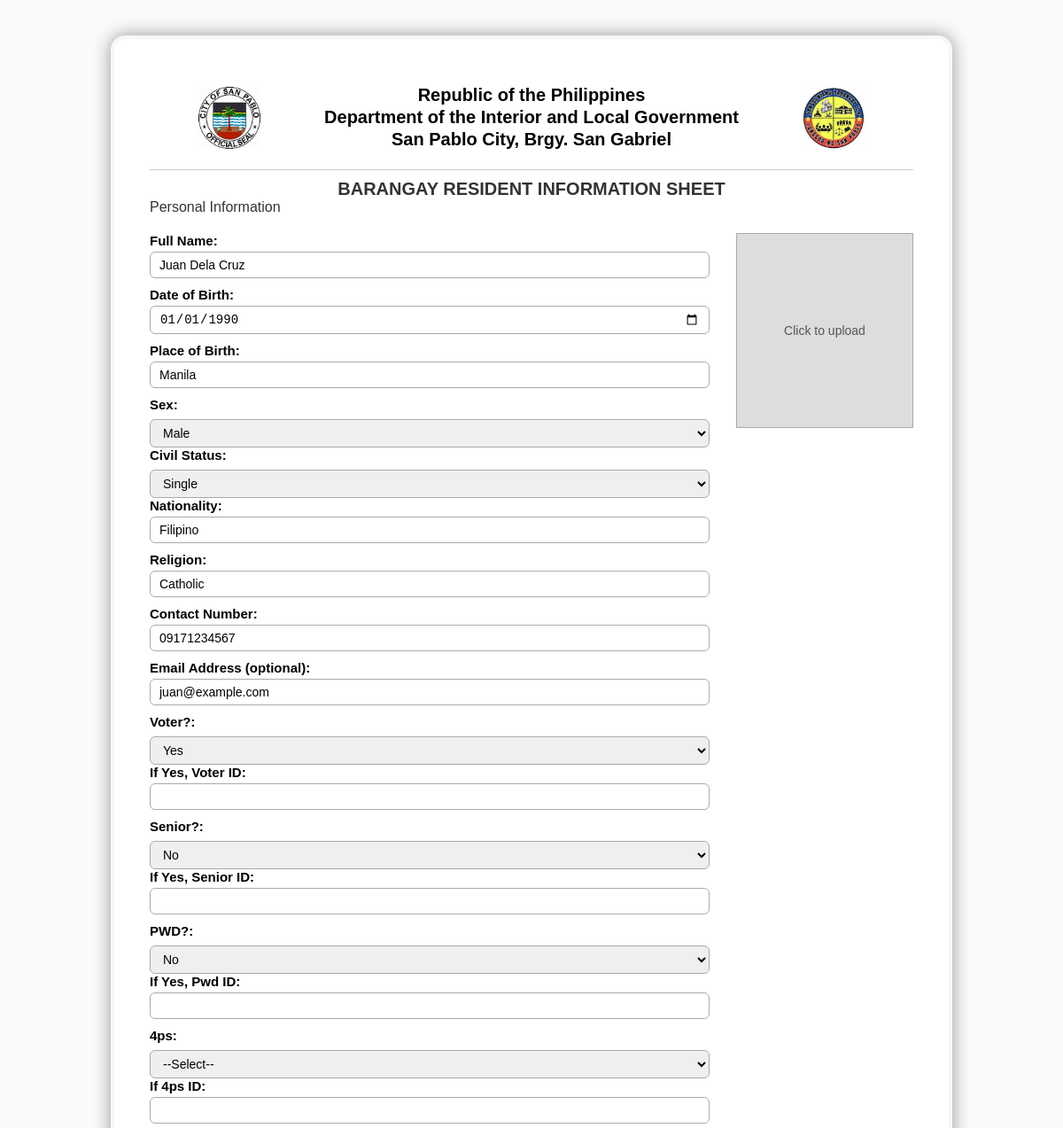
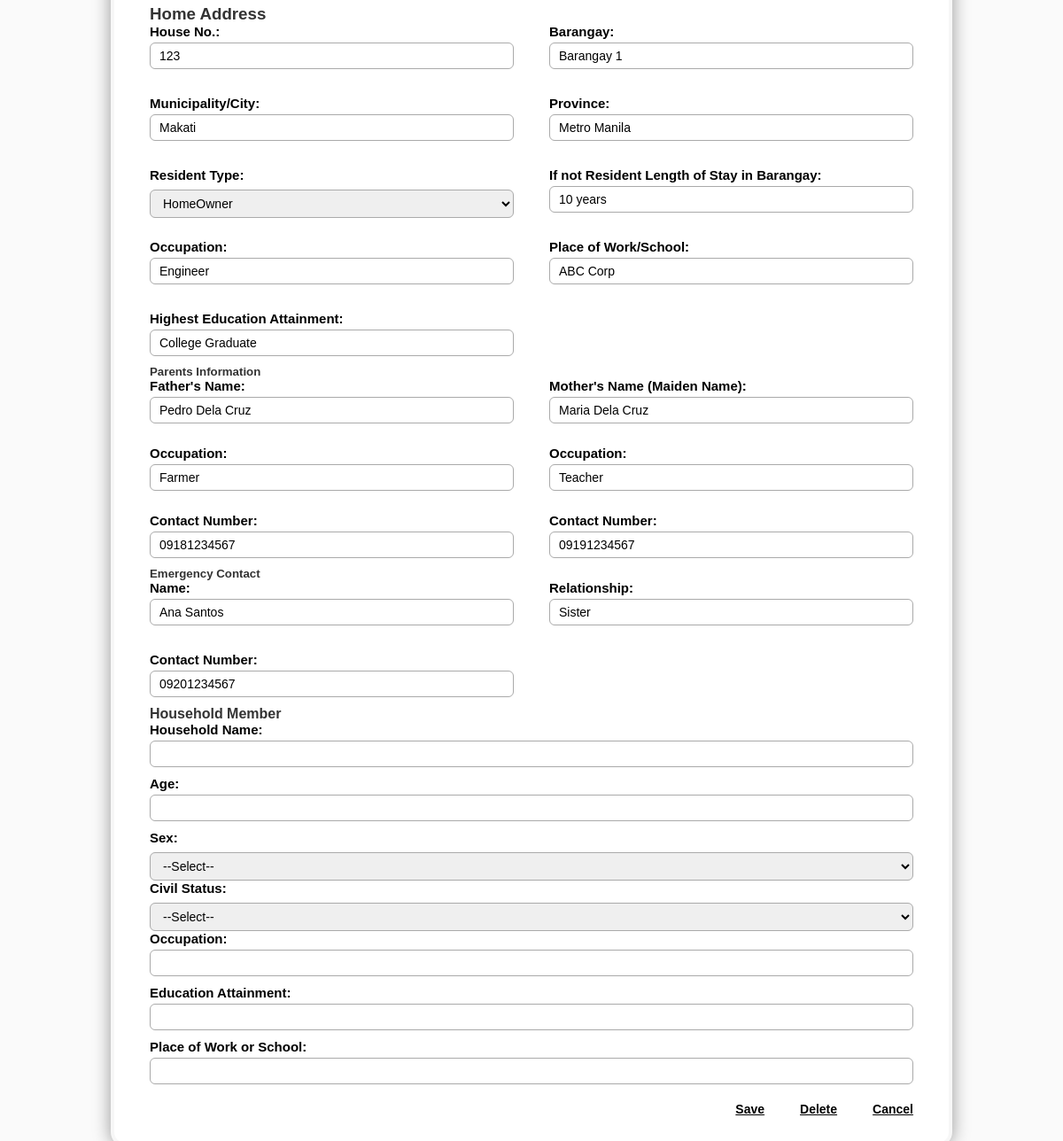
Screenshot of /personalInfo.php?id=7 with the database file from the repository (2 pictures, top to bottom).
### tables this page shows
CREATE TABLE `residents` (
  `id` int(11) NOT NULL,
  `fullname` varchar(100) DEFAULT NULL,
  `dob` date DEFAULT NULL,
  `pob` varchar(100) DEFAULT NULL,
  `sex` varchar(10) DEFAULT NULL,
  `civil_status` varchar(20) DEFAULT NULL,
  `nationality` varchar(50) DEFAULT NULL,
  `religion` varchar(50) DEFAULT NULL,
  `contact_number` varchar(15) DEFAULT NULL,
  `house_no` varchar(20) DEFAULT NULL,
  `barangay` varchar(50) DEFAULT NULL,
  `municipality` varchar(50) DEFAULT NULL,
  `province` varchar(50) DEFAULT NULL,
  `length_of_stay` varchar(50) DEFAULT NULL,
  `occupation` varchar(100) DEFAULT NULL,
  `place_of_work` varchar(100) DEFAULT NULL,
  `education` varchar(100) DEFAULT NULL,
  `father_name` varchar(100) DEFAULT NULL,
  `father_occupation` varchar(100) DEFAULT NULL,
  `father_contact` varchar(15) DEFAULT NULL,
  `mother_name` varchar(100) DEFAULT NULL,
  `mother_occupation` varchar(100) DEFAULT NULL,
  `mother_contact` varchar(15) DEFAULT NULL,
  `emergency_name` varchar(100) DEFAULT NULL,
  `emergency_relationship` varchar(50) DEFAULT NULL,
  `emergency_contact` varchar(15) DEFAULT NULL,
  `email_address` varchar(255) DEFAULT NULL,
  `voters` enum('Yes','No') DEFAULT 'No',
  `pwd` enum('Yes','No') DEFAULT 'No',
  `senior` enum('Yes','No') DEFAULT 'No',
  `household_name` varchar(100) DEFAULT NULL,
  `age_member` int(11) DEFAULT NULL,
  `sex_householdmember` enum('Male','Female','Other') DEFAULT NULL,
  `civil_status_member` varchar(50) DEFAULT NULL,
  `occupation_member` varchar(100) DEFAULT NULL,
  `education_attain` varchar(100) DEFAULT NULL,
  `place_of_work_or_school` varchar(150) DEFAULT NULL,
  `resident_type` enum('HomeOwner','Renters') NOT NULL DEFAULT 'HomeOwner',
  `four_ps` enum('Yes','No') DEFAULT NULL,
  `fourps_id` int(10) UNSIGNED DEFAULT NULL,
  `pwd_id` int(10) UNSIGNED DEFAULT NULL,
  `senior_id` int(10) UNSIGNED DEFAULT NULL,
  `voters_id` varchar(50) DEFAULT NULL,
  `last_updated` timestamp NOT NULL DEFAULT current_timestamp() ON UPDATE current_timestamp()
);

### fetch_resident.php (called while the page is built)
<?php
function getResidentById($conn, $id) {
    $stmt = $conn->prepare("SELECT * FROM residents WHERE id = ?");
    $stmt->bind_param("i", $id);
    $stmt->execute();
    $result = $stmt->get_result();
    if ($result->num_rows === 1) {
        return $result->fetch_assoc();
    }
    return [];
}
?>

### personalInfo.php (the view, shortened to what this page needs)
<?php
include 'db.conn.php';
include 'fetch_resident.php';
$is_edit_mode = false;
$resident_data = [];
if (isset($_GET['id']) && !empty($_GET['id'])) {
    $is_edit_mode = true;
    $id = $_GET['id'];
    $resident_data = getResidentById($conn, $id);
}
?>
<!DOCTYPE html>
<html lang="en">
<head>
    <link rel="stylesheet" href="style.css">
</head>
<body class="brgy-body">
    <div class="brgy-container">
        <header class="brgy-header">
            <div class="brgy-header-left">
                <img src="spc.jpg" alt="Spc logo" class="brgy-logo">
            </div>
            <div class="brgy-header-center">
                <p>Republic of the Philippines</p>
                <p>Department of the Interior and Local Government</p>
                <p>San Pablo City, Brgy. San Gabriel</p>
            </div>
            <div class="brgy-header-right">
                <img src="brgy2F.jpg" alt="Barangay Logo" class="brgy-logo">
            </div>
        </header>
        <h2 class="brgy-form-title">BARANGAY RESIDENT INFORMATION SHEET</h2>
        <p class="subtitle">Personal Information</p>
        <form action="personalInfo_process.php" method="post">
            <section class="brgy-section brgy-personal-info">
                <div class="brgy-profile-image-placeholder" onclick="document.getElementById('profileUpload').click();">
                    <span>Click to upload</span>
                </div>
                <div class="brgy-info-grid">
                    <p><strong>Full Name:</strong>
                        <input type="text" name="fullname" value="<?= htmlspecialchars($resident_data['fullname'] ?? '') ?>" required>
                    </p>
                    <p><strong>Date of Birth:</strong>
                        <input type="date" name="dob" value="<?= htmlspecialchars($resident_data['dob'] ?? '') ?>" required>
                    </p>
                    <p><strong>Place of Birth:</strong>
                        <input type="text" name="pob" value="<?= htmlspecialchars($resident_data['pob'] ?? '') ?>" required>
                    </p>
                    <p><strong>Sex:</strong>
                        <select name="sex" required>
                            <option value="Male" <?= ($resident_data['sex'] ?? '') === 'Male' ? 'selected' : '' ?>>Male</option>
                        </select>
                    </p>
                    <p><strong>Civil Status:</strong>
                        <select name="civil_status" required>
                            <option value="Single" <?= ($resident_data['civil_status'] ?? '') === 'Single' ? 'selected' : '' ?>>Single</option>
                        </select>
                    </p>
                    <p><strong>Nationality:</strong>
                        <input type="text" name="nationality" value="<?= htmlspecialchars($resident_data['nationality'] ?? '') ?>" required>
                    </p>
                    <p><strong>Religion:</strong>
                        <input type="text" name="religion" value="<?= htmlspecialchars($resident_data['religion'] ?? '') ?>" required>
                    </p>
                    <p><strong>Contact Number:</strong>
                        <input type="text" name="contact_number" value="<?= htmlspecialchars($resident_data['contact_number'] ?? '') ?>" required>
                    </p>
                    <p><strong>Email Address (optional):</strong>
                        <input type="email" name="email_address" value="<?= htmlspecialchars($resident_data['email_address'] ?? '') ?>">
                    </p>
<p><strong>Voter?:</strong>
    <select name="voters" required>
        <option value="Yes" <?= ($resident_data['voters'] ?? '') === 'Yes' ? 'selected' : '' ?>>Yes</option>
    </select>
</p>
            <p><strong>If Yes, Voter ID:</strong>
                    <input type="text" name="voters_id" value="<?= htmlspecialchars($resident_data['voters_id'] ?? '') ?>">
            </p>
<p><strong>Senior?:</strong>
    <select name="senior" required>
        <option value="No" <?= ($resident_data['senior'] ?? '') === 'No' ? 'selected' : '' ?>>No</option>
    </select>
</p>
            <p><strong>If Yes, Senior ID:</strong>
                    <input type="text" name="senior_id" value="<?= htmlspecialchars($resident_data['senior_id'] ?? '') ?>">
            </p>
<p><strong>PWD?:</strong>
    <select name="pwd" required>
        <option value="No" <?= ($resident_data['pwd'] ?? '') === 'No' ? 'selected' : '' ?>>No</option>
    </select>
</p>
            <p><strong>If  Yes, Pwd  ID:</strong>
                    <input type="text" name="pwd_id" value="<?= htmlspecialchars($resident_data['pwd_id'] ?? '') ?>">
            </p>
            <p><strong>4ps:</strong>
                    <select name="four_ps" required>
                    <option value="">--Select--</option>
                </select>
            </p>
            <p><strong>If 4ps ID:</strong>
                    <input type="text" name="fourps_id" value="<?= htmlspecialchars($resident_data['fourps_id'] ?? '') ?>">
            </p>
                </div>
            </section>
            <section class="brgy-section brgy-home-address">
                <h3>Home Address</h3>
                <div class="brgy-info-grid-single">
                    <p><strong>House No.:</strong>
                        <input type="text" name="house_no" value="<?= htmlspecialchars($resident_data['house_no'] ?? '') ?>" required>
                    </p>
                    <p><strong>Barangay:</strong>
                        <input type="text" name="barangay" value="<?= htmlspecialchars($resident_data['barangay'] ?? '') ?>" required>
                    </p>
                    <p><strong>Municipality/City:</strong>
                        <input type="text" name="municipality" value="<?= htmlspecialchars($resident_data['municipality'] ?? '') ?>" required>
                    </p>
                    <p><strong>Province:</strong>
                        <input type="text" name="province" value="<?= htmlspecialchars($resident_data['province'] ?? '') ?>" required>
                    </p>
                    <p><strong>Resident Type:</strong>
                        <select name="resident_type" required>
                            <option value="HomeOwner" <?= ($resident_data['resident_type'] ?? '') === 'HomeOwner' ? 'selected' : '' ?>>HomeOwner</option>
                        </select>
                    </p>
                    <p><strong>If not Resident Length of Stay in Barangay:</strong>
                        <input type="text" name="length_of_stay" value="<?= htmlspecialchars($resident_data['length_of_stay'] ?? '') ?>" required>
                    </p>
                    <p><strong>Occupation:</strong>
                        <input type="text" name="occupation" value="<?= htmlspecialchars($resident_data['occupation'] ?? '') ?>" required>
                    </p>
                    <p><strong>Place of Work/School:</strong>
                        <input type="text" name="place_of_work" value="<?= htmlspecialchars($resident_data['place_of_work'] ?? '') ?>" required>
                    </p>
                    <p><strong>Highest Education Attainment:</strong>
                        <input type="text" name="education" value="<?= htmlspecialchars($resident_data['education'] ?? '') ?>" required>
                    </p>
                </div>
            </section>
            <section class="brgy-section brgy-parents-info">
                <h5>Parents Information</h5>
                <div class="brgy-info-grid-double">
                    <div>
                        <p><strong>Father's Name:</strong>
                            <input type="text" name="father_name" value="<?= htmlspecialchars($resident_data['father_name'] ?? '') ?>" required>
                        </p>
                        <p><strong>Occupation:</strong>
                            <input type="text" name="father_occupation" value="<?= htmlspecialchars($resident_data['father_occupation'] ?? '') ?>" required>
                        </p>
                        <p><strong>Contact Number:</strong>
                            <input type="text" name="father_contact" value="<?= htmlspecialchars($resident_data['father_contact'] ?? '') ?>" required>
                        </p>
                    </div>
                    <div>
                        <p><strong>Mother's Name (Maiden Name):</strong>
                            <input type="text" name="mother_name" value="<?= htmlspecialchars($resident_data['mother_name'] ?? '') ?>" required>
                        </p>
                        <p><strong>Occupation:</strong>
                            <input type="text" name="mother_occupation" value="<?= htmlspecialchars($resident_data['mother_occupation'] ?? '') ?>" required>
                        </p>
                        <p><strong>Contact Number:</strong>
                            <input type="text" name="mother_contact" value="<?= htmlspecialchars($resident_data['mother_contact'] ?? '') ?>" required>
                        </p>
                    </div>
                </div>
            </section>
            <section class="brgy-section brgy-emergency-contact">
                <h5>Emergency Contact</h5>
                <div class="brgy-info-grid-single">
                    <p><strong>Name:</strong>
                        <input type="text" name="emergency_name" value="<?= htmlspecialchars($resident_data['emergency_name'] ?? '') ?>" required>
                    </p>
                    <p><strong>Relationship:</strong>
                        <input type="text" name="emergency_relationship" value="<?= htmlspecialchars($resident_data['emergency_relationship'] ?? '') ?>" required>
                    </p>
                    <p><strong>Contact Number:</strong>
                        <input type="text" name="emergency_contact" value="<?= htmlspecialchars($resident_data['emergency_contact'] ?? '') ?>" required>
                    </p>
                </div>
            </section>
            <section class="brgy-section brgy-household-members">
                <h4>Household Member</h4>
                <div class="brgy-info-grid-single">
                    <p><strong>Household Name:</strong>
                        <input type="text" name="household_name" value="<?= htmlspecialchars($resident_data['household_name'] ?? '') ?>" required>
                    </p>
                    <p><strong>Age:</strong>
                        <input type="number" name="age_member" value="<?= htmlspecialchars($resident_data['age_member'] ?? '') ?>" required>
                    </p>
                    <p><strong>Sex:</strong>
                        <select name="sex_householdmember" required>
                            <option value="">--Select--</option>
                        </select>
                    </p>
                    <p><strong>Civil Status:</strong>
                        <select name="civil_status_member" required>
                            <option value="">--Select--</option>
                        </select>
                    </p>
                    <p><strong>Occupation:</strong>
                        <input type="text" name="occupation_member" value="<?= htmlspecialchars($resident_data['occupation_member'] ?? '') ?>" required>
                    </p>
                    <p><strong>Education Attainment:</strong>
                        <input type="text" name="education_attain" value="<?= htmlspecialchars($resident_data['education_attain'] ?? '') ?>" required>
                    </p>
                    <p><strong>Place of Work or School:</strong>
                        <input type="text" name="place_of_work_or_school" value="<?= htmlspecialchars($resident_data['place_of_work_or_school'] ?? '') ?>" required>
                    </p>
                </div>
            </section>
            <div class="buttons" style="margin-top: 20px;">
                <button type="submit" onclick="return confirm('Save this record?')">Save</button>
                <?php if ($is_edit_mode): ?>
                    <button type="button" onclick="if(confirm('Delete this record?')) { window.location.href='delete.php?id=<?= $id ?>'; }">Delete</button>
                <?php endif; ?>
                <button type="button" onclick="window.location.href='citizen_list.php'">Cancel</button>
            </div>
        </form>
    </div>
</body>
</html>

### rows the page displays
residents: fullname "Juan Dela Cruz", dob "01/01/1990", pob "Manila", sex "Male", civil_status "Single", nationality "Filipino", religion "Catholic", contact_number "09171234567", email_address "juan@example.com", voters "Yes", senior "No", pwd "No", house_no "123", barangay "Barangay 1", municipality "Makati", province "Metro Manila", resident_type "HomeOwner", length_of_stay "10 years", occupation "Engineer", place_of_work "ABC Corp", education "College Graduate", father_name "Pedro Dela Cruz", father_occupation "Farmer", father_contact "09181234567", mother_name "Maria Dela Cruz", mother_occupation "Teacher", mother_contact "09191234567", emergency_name "Ana Santos", emergency_relationship "Sister", emergency_contact "09201234567"
